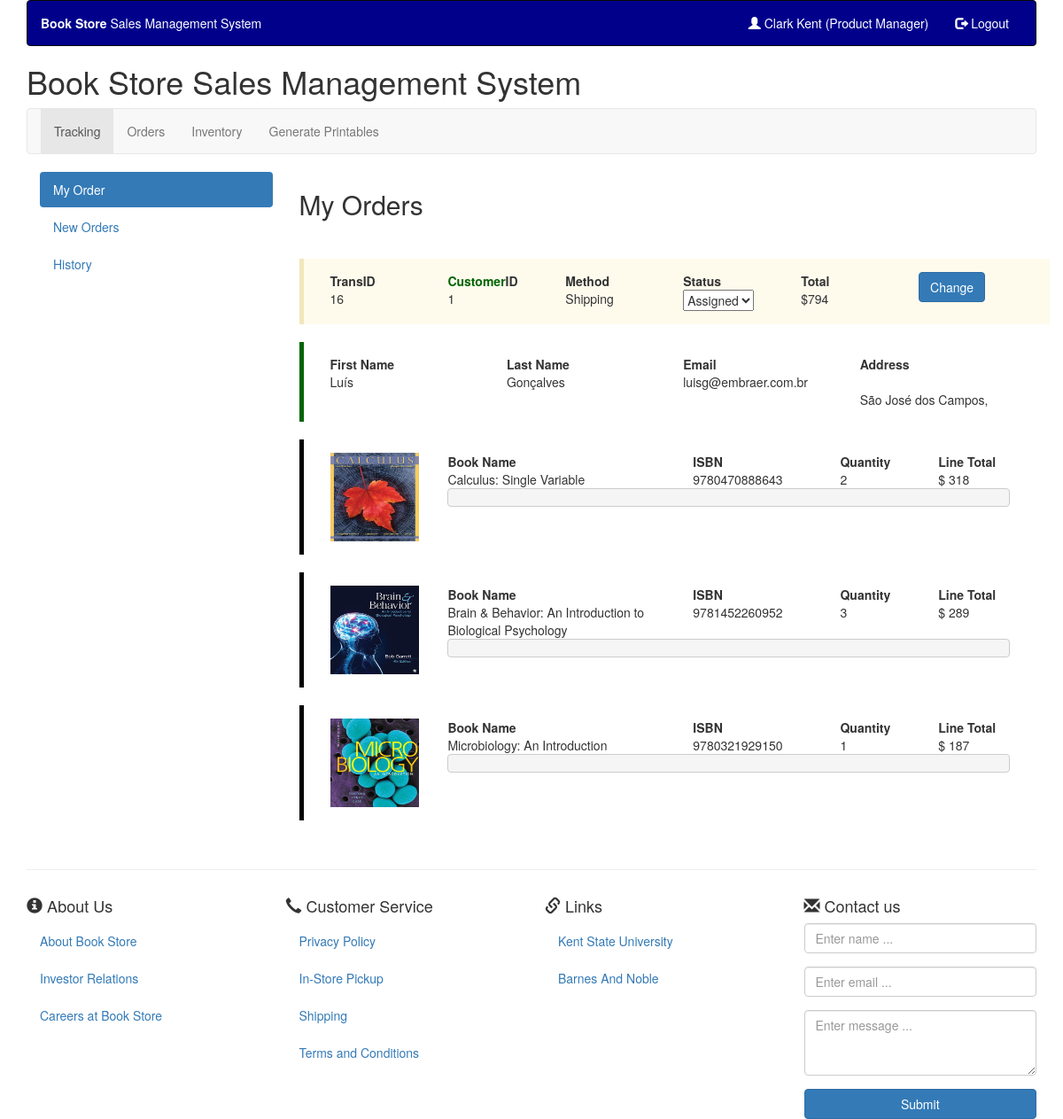
Screenshot of /emp/tracking.php (signed in) with the database file from the repository.
### tables this page shows
CREATE TABLE `Roles` (
  `RolesID` int(11) NOT NULL,
  `RoleName` varchar(45) NOT NULL
);

CREATE TABLE `Transactions` (
  `TransactionID` int(11) NOT NULL,
  `CustomerID` int(11) DEFAULT NULL,
  `BillingID` int(11) NOT NULL,
  `EmployeeID` int(11) DEFAULT NULL,
  `ProductID` int(11) DEFAULT NULL,
  `Quantity` int(11) NOT NULL,
  `Status` enum('Open','Assigned','Closed') NOT NULL DEFAULT 'Open',
  `DeliveryType` char(10) NOT NULL,
  `LineItemTotal` int(11) NOT NULL,
  `GrandTotal` int(11) NOT NULL,
  `Timestamp` datetime DEFAULT CURRENT_TIMESTAMP
);

CREATE TABLE `customers` (
  `CustomerID` int(11) NOT NULL,
  `FirstName` varchar(255) DEFAULT NULL,
  `LastName` varchar(255) DEFAULT NULL,
  `Address` varchar(255) DEFAULT NULL,
  `City` varchar(255) DEFAULT NULL,
  `Region` varchar(255) DEFAULT NULL,
  `Country` varchar(255) DEFAULT NULL,
  `Postal` varchar(255) DEFAULT NULL,
  `Phone` varchar(255) DEFAULT NULL,
  `Email` varchar(255) DEFAULT NULL,
  `Privacy` varchar(255) DEFAULT NULL
);

CREATE TABLE `Products` (
  `ProductID` int(11) NOT NULL,
  `ProductName` varchar(100) DEFAULT NULL,
  `Author` varchar(45) NOT NULL,
  `Genre` varchar(45) DEFAULT NULL,
  `ISBN` varchar(45) DEFAULT NULL,
  `Price` decimal(5,2) NOT NULL,
  `Stock` int(11) DEFAULT NULL,
  `Description` varchar(255) DEFAULT NULL
);

### emp/php/tracking_funcs.php (the view, shortened to what this page needs)
<?php
function queryDB($select,$table,$where,$limit=20){
    $link = new mysqli($GLOBALS['dbhost'],$GLOBALS['dbuser'],$GLOBALS['dbpass'],$GLOBALS['dbname']);
    $query = "SELECT ".$select." FROM ".$table." WHERE ".$where." LIMIT ".$limit;
    $result = $link->query($query);
    if(isset($result->connect_errno)){
        return NULL;
    }else{
        return $result;
    }
}
function getCurrentJob($employeeID){
    $assigned = queryDB("*","Transactions","EmployeeID=".$employeeID." AND Status = 'Assigned'");
    return $assigned;
}
function getStatus($transID){
    $select = '<select id="status" name="status">';
    $current = queryDB("Status","Transactions","TransactionID=".$transID." GROUP BY Status");
    $status = $current->fetch_assoc();
    if($status['Status'] == 'Open'){
        $select = $select.'<option value="open" selected>Open</option>
                    <option value="assigned">Assigned</option>
                    <option value="closed">Closed</option>
                    </select>';
    }else if($status['Status'] == 'Assigned'){
        $select = $select.'<option value="open" selected>Open</option>
                    <option value="assigned" selected>Assigned</option>
                    <option value="closed">Closed</option>
                    </select>';
    }else{
        $select = $select.'<option value="open">Open</option>
                    <option value="assigned">Assigned</option>
                    <option value="closed" selected>Closed</option>
                    </select>';
    }
    echo $select;
}
function printAllInformation($transactionID){
    $transaction = queryDB("*","Transactions","TransactionID = ".$transactionID['TransactionID']);
    $customerID = $transaction->fetch_assoc()['CustomerID'];
    $customer = queryDB("*","Customers","CustomerID = ".$customerID);
    $customer = $customer->fetch_assoc();
    $result = '<div class="row bs-callout" style="border-color: darkgreen;">'.
              '<div class="col-sm-3"><p><strong>First Name</strong><br>'.$customer['FirstName'].'</p></div>'.
              '<div class="col-sm-3"><p><strong>Last Name</strong><br>'.$customer['LastName'].'</p></div>'.
              '<div class="col-sm-3"><p><strong>Email</strong><br>'.$customer['Email'].'</p></div>'.
              '<div class="col-sm-3"><p><strong>Address</strong><br>'.$customer['Address1'].'<br>'.$customer['Address2'].$customer['City'].', '.$customer['State'].'<br>'.$customer['ZipCode'].'</p></div>'.
              '</div>';
    echo $result;
    foreach($transaction as $singleTrans){
        $productInfo = queryDB("ProductID, ProductName, Genre, ISBN, Description","Products","ProductID = ".$singleTrans['ProductID']);
        $productInfo = $productInfo->fetch_assoc();
        $printout = <<<EOD
            <div class="row bs-callout" style="border-color: black;">
				<div class="col-md-2"><a href="Link to Product in image"><img src="../image/{$productInfo['ISBN']}.jpg" alt="Insert Image here" width="100" height="100"/></a></div>
				<div class="col-md-10">
					<div class="row">
					    <div class ="col-md-5"><p><strong>Book Name</strong><br>{$productInfo['ProductName']}</p></div>
					    <div class ="col-md-3"><p><strong>ISBN</strong><br>{$productInfo['ISBN']}</p></div>
						<div class="col-md-2"> <p><strong>Quantity</strong><br>{$singleTrans['Quantity']}</p></div>
						<div class ="col-md-2"><p><strong>Line Total</strong><br>$ {$singleTrans['LineItemTotal']}</p></div>
					</div>
					<div class="row">
						<div class="col-md-12"> <pre>{$productInfo['Description']}</pre></div>
					</div>
				</div>
			</div>
EOD;
        echo $printout;
    }
}

### emp/includes/employee_header.php (shortened to what this page needs)
<?php
include_once "../includes/database.php";
function roleName($rid){
    global $link;
    $sql = "SELECT * FROM Roles WHERE RolesID = $rid";
    $result = mysqli_query($link,$sql);
    $row = mysqli_fetch_assoc($result);
    return $row["RoleName"];
}
$roleName = "(".roleName($_SESSION["role"]).")";
?>
<!DOCTYPE html>
<html lang="en">
<head>
    <link rel="stylesheet" href="https://maxcdn.bootstrapcdn.com/bootstrap/3.3.7/css/bootstrap.min.css">
    <link rel="stylesheet" href="../../css/callouts.css">
    <link rel="stylesheet" href="//code.jquery.com/ui/1.12.1/themes/base/jquery-ui.css">
    <link rel="stylesheet" href="../../css/callouts.css">
</head>
<body>
    <div class="container">
        <header>
            <div id="topHeaderRow">
                <nav class="navbar navbar-inverse " role="navigation" style="background-color: darkblue">
                    <div class="navbar-header">
                        <p class="navbar-text" style="color: white"><strong>Book Store </strong>Sales Management System</p>
                    </div>
                    <div class="collapse navbar-collapse navbar-ex1-collapse pull-right">
                        <ul class="nav navbar-nav">
                            <?php
                            if(isset($_SESSION['eid'])){
                                echo "<li><a href='tracking.php' style='color: white'><span class='glyphicon glyphicon-user'></span> ".$_SESSION['efname']." ".$_SESSION['elname']." ".$roleName."</a></li>";
                                echo "<li><a href='php/logout.php' style='color: white'><span class='glyphicon glyphicon-log-out'></span> Logout</a></li>";
                            } else {
                                echo "<li><a href='index.php' style='color: white'><span class='glyphicon glyphicon-log-in'></span> Login</a></li>";
                            }
                            ?>
                        </ul>
                    </div>
                </nav>
            </div>
            <h1>Book Store Sales Management System</h1>
            <div id="mainNavigationRow">
                <nav class="navbar navbar-default" role="navigation">
                    <div class="collapse navbar-collapse navbar-ex1-collapse">
                        <ul class="nav navbar-nav">
                            <li <?php if (basename($_SERVER['PHP_SELF']) == 'tracking.php'){echo 'class="active"';} ?> ><a href="tracking.php">Tracking</a></li>
                            <li <?php if (basename($_SERVER['PHP_SELF']) == 'orders.php'){echo 'class="active"';} ?> ><a href="orders.php">Orders</a></li>
                            <li <?php if (basename($_SERVER['PHP_SELF']) == 'inventory.php'){echo 'class="active"';} ?> ><a href="inventory.php">Inventory</a></li>
                            <li <?php if (basename($_SERVER['PHP_SELF']) == 'printables.php'){echo 'class="active"';} ?> ><a href="printables.php">Generate Printables</a></li>
                    </div>
                </nav>
            </div>
        </header>

### emp/tracking.php (shortened to what this page needs)
<?php
include "./includes/employee_header.php";
include_once "php/tracking_funcs.php";
$employeeID = $_SESSION['eid'];
$currentJob = getCurrentJob($employeeID);
if(isset($_GET['getjob']) && $currentJob->num_rows == 0){
    $jobs = getNextJob($employeeID);
    if($jobs != FALSE){
        $newjob = $jobs->fetch_assoc();
    }else{
        $newjob = getCurrentJob($employeeID)->fetch_assoc();
    }
    header('Location: tracking.php');
}else{
    if($currentJob){
        $newjob = $currentJob->fetch_assoc();
    }
}
?>
<body>
    <div class="container">
        <div class="row">
            <div class="col-md-3">
                <ul class="nav nav-pills nav-stacked" id="AccTabs">
                    <li class="active"><a data-toggle="pill" href="#InProgress">My Order</a></li>
                    <li><a data-toggle="pill" href="#NewOrders">New Orders</a></li>
                    <li><a data-toggle="pill" href="#History">History</a></li>
                </ul>
            </div>
            <div class="col-md-9">
                <div class="tab-content">
                    <div id="InProgress" class="tab-pane fade in active">
                        <h2>My Orders</h2>
                        <div class="panel-body">
                            <div class="row">
                                <form action="tracking.php" method="post">
                                <?php if(isset($newjob)){ ?>
                                <div class="row bs-callout bs-callout-warning">
                                    <div class="col-md-2">
                                        <p><strong>TransID</strong>
                                            <br><?php echo $newjob['TransactionID'] ?></p>
                                    </div>
                                    <div class="col-md-2">
                                        <p><strong><span style="color: darkgreen;">Customer</span>ID</strong><br><?php echo $newjob['CustomerID']; ?></p>
                                    </div>
                                    <div class="col-md-2">
                                        <p><strong>Method</strong>
                                            <br><?php echo $newjob['DeliveryType']; ?>
                                        </p>
                                    </div>
                                    <div class="col-md-2">
                                        <p><strong>Status</strong>
                                            <br><?php getStatus($newjob['TransactionID']); ?></p>
                                    </div>
                                    <div class="col-md-2">
                                        <p><strong>Total</strong>
                                            <br>$<?php echo $newjob['GrandTotal'] ?>
                                        </p>
                                    </div>
                                    <div class="col-md-2 form-inline">
                                        <button type="submit" class="btn btn-primary">Change</button><br>
                                    </div>
                                </div>
                                <?php }else{echo '<p>No job is currently assigned.</p>';} printAllInformation($newjob); ?>
                                </form>
                            </div>
                        </div>
                    </div>
                </div>
            </div>
        </div>
    </div>
</body>
        <hr>
        <footer>
            <div class="row">
                <div class="col-md-3">
                    <h4><span class="glyphicon glyphicon-info-sign"></span> About Us</h4>
                    <ul class="nav nav-stacked">
                        <li><a href="#">About Book Store</a></li>
                        <li><a href="#">Investor Relations</a></li>
                        <li><a href="#">Careers at Book Store</a></li>
                    </ul>
                </div>
                <div class="col-md-3">
                    <h4><span class="glyphicon glyphicon-earphone"></span> Customer Service</h4>
                    <ul class="nav nav-stacked">
                        <li><a href="#">Privacy Policy</a></li>
                        <li><a href="#">In-Store Pickup</a></li>
                        <li><a href="#">Shipping</a></li>
                        <li><a href="#">Terms and Conditions</a></li>
                    </ul>
                </div>
                <div class="col-md-3">
                    <h4><span class="glyphicon glyphicon-link"></span> Links</h4>
                    <ul class="nav nav-stacked">
                        <li><a href="#">Kent State University</a></li>
                        <li><a href="#">Barnes And Noble</a></li>
                    </ul>
                </div>
                <div class="col-md-3">
                    <h4><span class="glyphicon glyphicon-envelope"></span> Contact us</h4>
                    <form role="form">
                        <div class="form-group tight-form-group">
                            <input type="text" class="form-control" name="email" placeholder="Enter name ...">
                        </div>
                        <div class="form-group tight-form-group">
                            <input type="email" class="form-control" name="email" placeholder="Enter email ...">
                        </div>
                        <div class="form-group tight-form-group">
                            <textarea class="form-control" rows="3" placeholder="Enter message ..."></textarea>
                        </div>
                        <button type="submit" class="btn btn-primary btn-block">Submit</button>
                    </form>
                </div>
            </div>
        </footer>
    </div>
</body>
</html>

### css/callouts.css (style rules this page uses)
.bs-callout { margin: 20px 0; padding: 15px 30px 15px 15px; border-left: 5px solid #eee; }
.bs-callout p:last-child { margin-bottom: 0; }
.bs-callout-warning { background-color: #fefbed; border-color: #f1e7bc; }

### rows the page displays
roles: RoleName "(Product Manager)"
transactions: TransactionID "16", CustomerID "1", DeliveryType "Shipping", GrandTotal "794", ProductID.ISBN (picture), ProductID.ProductName "Calculus: Single Variable", ProductID.ISBN "9780470888643", Quantity "2", LineItemTotal "318"
customers: FirstName "Luís", LastName "Gonçalves", Email "luisg@embraer.com.br", City "São José dos Campos"
transactions: ProductID.ISBN (picture), ProductID.ProductName "Brain & Behavior: An Introduction to Biological Psychology", ProductID.ISBN "9781452260952", Quantity "3", LineItemTotal "289"
transactions: ProductID.ISBN (picture), ProductID.ProductName "Microbiology: An Introduction", ProductID.ISBN "9780321929150", Quantity "1", LineItemTotal "187"

### other values shown
$_SESSION['efname'] "Clark"
$_SESSION['elname'] "Kent"
